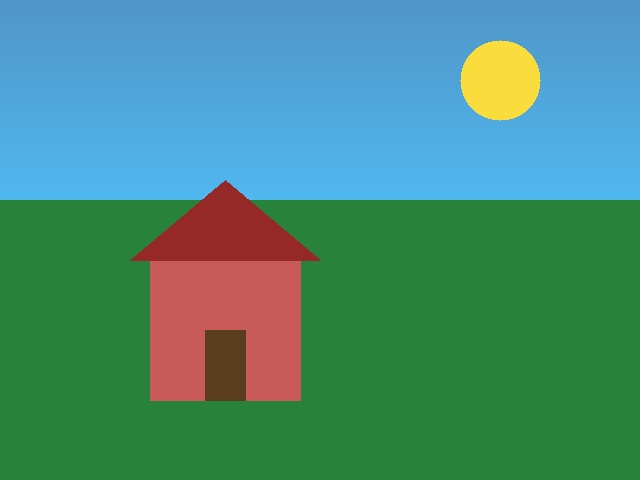
#> input picture images/input.jpg, 640 x 480 px, found by its file name
$ python q25_rotate_90.py
#> lines starting #> are read from the running program, lines starting #| are printed output that depends on the picture
### Days 25 Work/_display_helper.py
"""
Shared helper used by every script in this folder.

show(): displays an image in a window with cv2.imshow() when a display is
available (i.e. when you run this on your own PC). On a headless machine
(no monitor / SSH / CI server), it safely skips imshow so the script keeps
running instead of crashing, and the image is still saved with cv2.imwrite
in each script.
"""
import os
import cv2

def show(window_name, img):
    if os.environ.get("DISPLAY") or os.name == "nt":
        try:
            cv2.imshow(window_name, img)
            cv2.waitKey(0)
            cv2.destroyAllWindows()
            return
        except cv2.error:
            pass
    print(f"[no display detected - skipping cv2.imshow for '{window_name}']")

### Days 25 Work/q25_rotate_90.py
"""
Q25. Rotate an image by 90 degrees, display it, and save the rotated
     image.

Approach:
- cv2.rotate() with cv2.ROTATE_90_CLOCKWISE performs a fast, exact 90
  degree rotation (no interpolation needed, since it's just a
  transpose + flip under the hood, unlike arbitrary-angle rotation).

Important functions:
- cv2.rotate(src, rotateCode)
"""
import cv2
from _display_helper import show

img = cv2.imread("images/input.jpg")
#> img is the input picture: shape (480, 640, 3); mean B, G, R 124.6, 140.6, 72.1
rotated = cv2.rotate(img, cv2.ROTATE_90_CLOCKWISE)
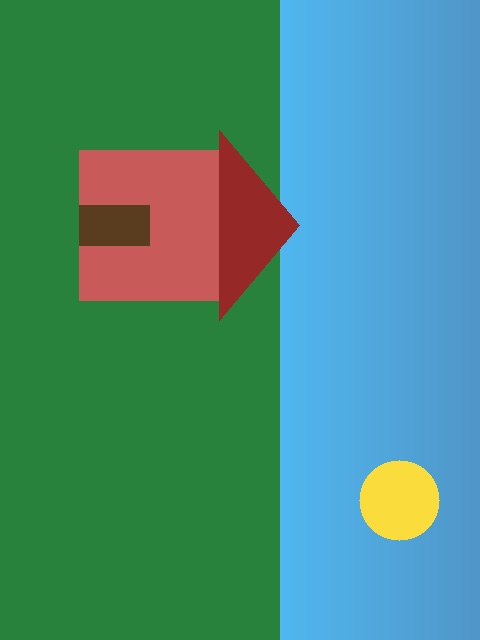
#> rotated: shape (640, 480, 3); mean B, G, R 124.6, 140.6, 72.1

show("Q25 - Rotated 90 degrees", rotated)
cv2.imwrite("outputs/q25_rotated_90.jpg", rotated)
print(f"Q25: Original shape {img.shape} -> Rotated shape {rotated.shape}")
#| Q25: Original shape (480, 640, 3) -> Rotated shape (640, 480, 3)
